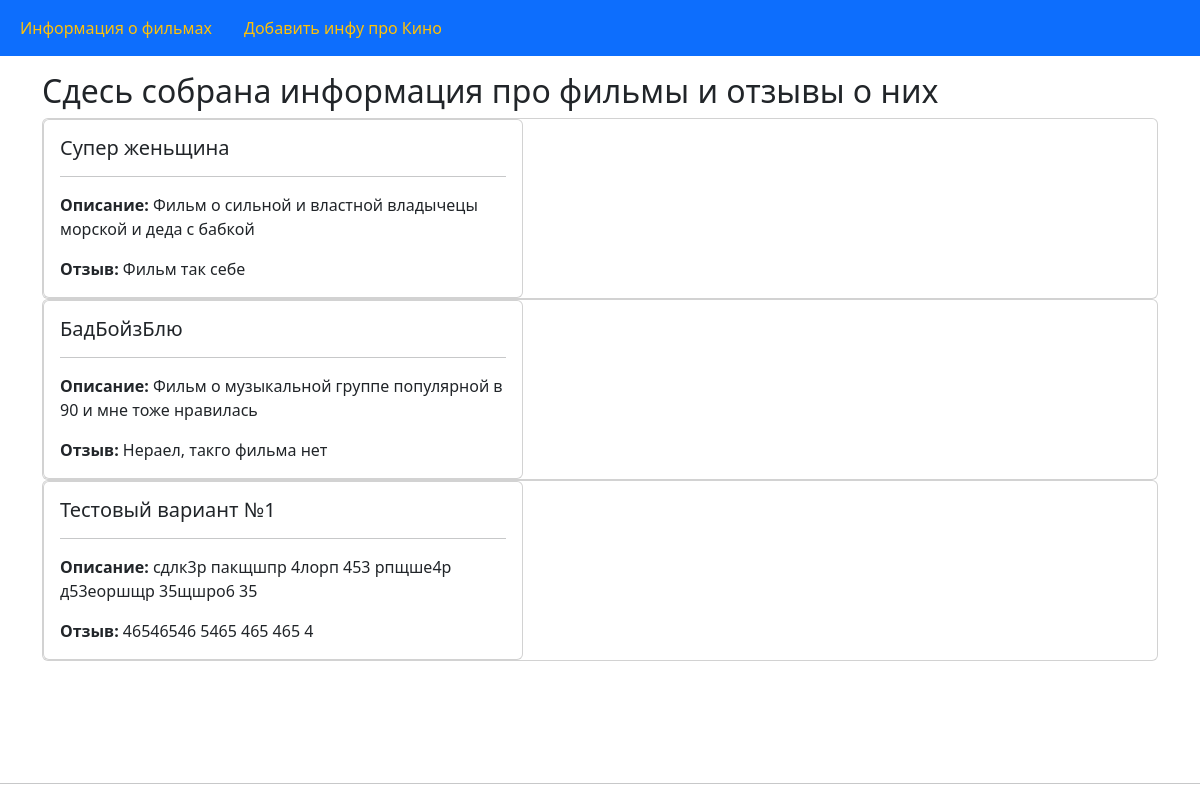
The page / on the database its author committed.
### films/models.py (models this page shows, shortened)
class Films_stat(models.Model):
    title = models.CharField('Название фильма', max_length=50)
    description = models.TextField('Описание фильма')
    feedback = models.CharField('Отзыв', max_length=200)
    class Meta:
        verbose_name = 'Фильм'
        verbose_name_plural = 'Фильмы'

### films/views.py (the view)
# urls.py: path('', views.films_stat, name='fs'),
def films_stat(request):
    flst = Films_stat.objects.all()
    return render(request, 'films/films_stat.html', {'flsts': flst})

### films/templates/films/films_stat.html (shortened to what this page needs)
{% extends 'films/layoute.html' %}
{% block content %}
<h2>Сдесь собрана информация про фильмы и отзывы о них</h2>
    {% if flsts %}
        {% for flst in flsts %}
            <div class="card">
                <div class="card" style="width: 30rem;">
                    <div class="card-body">
                        <h5 class="card-title">{{flst.title}}</h5><hr>
                        <p class="card-text"><strong>Описаниe:  </strong>{{flst.description}}</p>
                        <p class="card-text"><strong>Отзыв:  </strong>{{flst.feedback}}</p>
                    </div>
                </div>
            </div>
        {% endfor %}
    {% else %}
        <h4>В настоящей момент не один фильм описан</h4>
    {% endif %}
{% endblock %}

### films/templates/films/layoute.html (shortened to what this page needs)
<!DOCTYPE html>
<html lang="en">
<head>
    <link href="https://cdn.jsdelivr.net/npm/bootstrap@5.3.0/dist/css/bootstrap.min.css" rel="stylesheet">
    <link rel="stylesheet" href="https://cdn.jsdelivr.net/npm/bootstrap-icons@1.10.0/font/bootstrap-icons.css">
</head>
<body class="d-flex flex-column min-vh-100">
    {% include 'films/menu.html' %}
    <main class="flex-grow-1 container mt-3">
        {% block content %}
        {% endblock %}
    </main>
    <hr>
</body>
</html>

### films/templates/films/menu.html
<nav class="navbar navbar-expand-lg bg-primary">
    <div class="container-fluid">
        <ul class="navbar-nav flex-row">
            <li class="nav-item me-3">
                <a class="nav-link text-warning" href="{% url 'fs' %}">Информация о фильмах</a>
            </li>
            <li class="nav-item me-3">
                <a class="nav-link text-warning" href="{% url 'fc' %}">Добавить инфу про Кино</a>
            </li>
        </ul>
    </div>
</nav>

### rows shown on the page
Films_stat: title "Супер женьщина", description "Фильм о сильной и властной владычецы морской и деда с бабкой", feedback "Фильм так себе"
Films_stat: title "БадБойзБлю", description "Фильм о музыкальной группе популярной в 90 и мне тоже нравилась", feedback "Нераел, такго фильма нет"
Films_stat: title "Тестовый вариант №1", description "сдлк3р пакщшпр 4лорп 453 рпщше4р д53еоршщр 35щшро6 35", feedback "46546546 5465 465 465 4"
